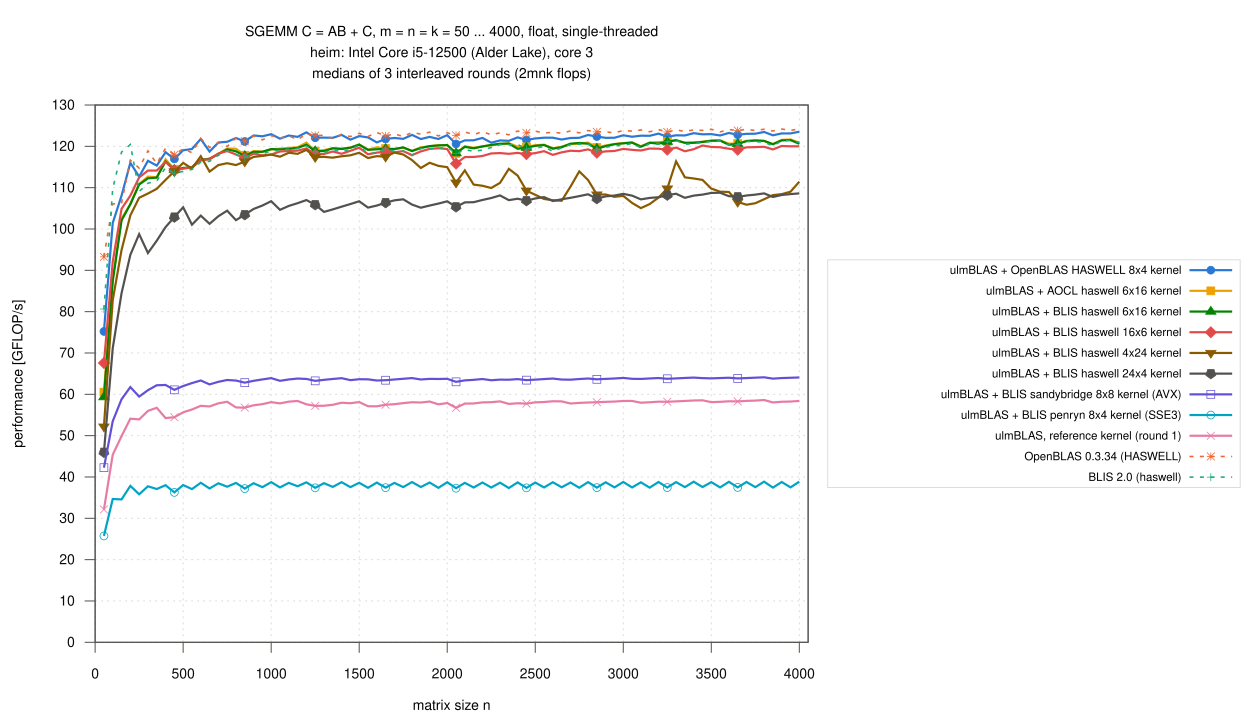

Source code (gnuplot):
load "_style.gp"
set terminal svg size 1250,720 dynamic enhanced font "Helvetica,14" background rgb "white"
set output "sgemm_full.svg"
set title "SGEMM C = AB + C, m = n = k = 50 ... 4000, float, single-threaded\n".CPU."\nmedians of 3 interleaved rounds (2mnk flops)" font ",14"
set xlabel "matrix size n"
set ylabel "performance [GFLOP/s]"
set xrange [0:4050]
set xtics 500
set yrange [0:130]
set ytics 10
set key outside right center vertical font ",11.5" spacing 1.2 width 1 box lc rgb "#dcdcdc"
plot for [i=1:9] D."gemm.csv" using "n":V[i] with linespoints \
         lc rgb C[i] lw 2.2 dt 1 pt P[i] pi 8 ps 0.75 title T[i], \
     for [i=10:|V|] D."gemm.csv" using "n":V[i] with linespoints \
         lc rgb C[i] lw 1.6 dt 2 pt P[i] pi 8 ps 0.75 title T[i]
